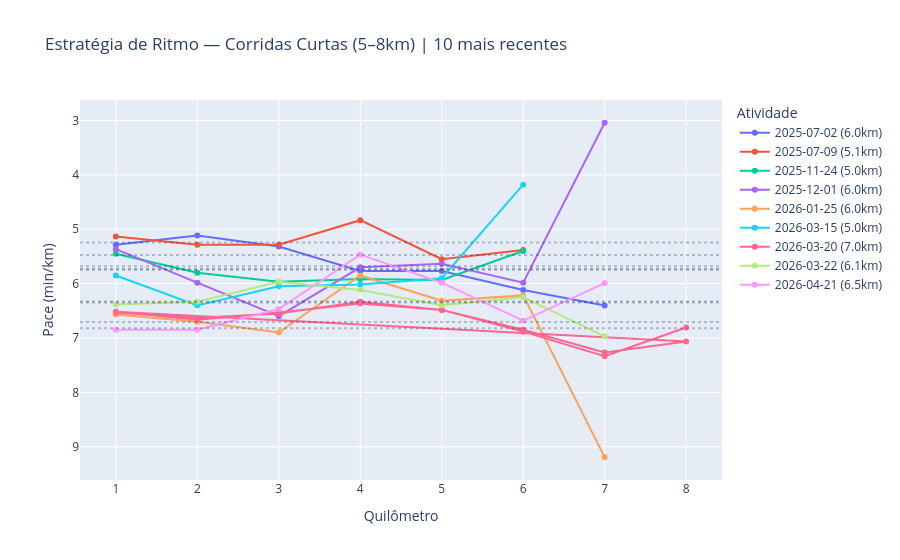

Here is the notebook cell this chart was saved with:
### Markdown cell above
---
## 📉 Pilar 4 — Estratégia de Ritmo em Corridas Curtas (5–8km)
> **Fisiologia**: Em treinos curtos e intensos, o erro clássico é o *positive split* — sair forte demais no 1º km e pagar o preço nos seguintes. O **Fator de Saída** mede quanto o 1º km foi mais rápido que a média dos demais: valores > 10% indicam gestão incorreta do esforço, elevando o lactato precocemente e comprometendo o rendimento. Um atleta experiente executa *negative split* (acelera progressivamente) ou ritmo uniforme.

### Code cell
# Corridas curtas (5–8 km): decaimento de pace split a split
q = '''
    SELECT l.activity_id, l.lap_index, l.moving_time, l.distance,
           l.average_heartrate,
           a.start_date_local, a.sport_type, a.name AS activity_name,
           a.distance AS total_dist
    FROM activity_laps l
    JOIN activities a ON l.activity_id = a.id
    WHERE a.distance BETWEEN 5000 AND 8000
      AND a.sport_type IN ('Run','TrailRun')
      AND l.distance > 0 AND l.moving_time > 0
'''
df_laps = pd.read_sql(q, conn)
df_laps['start_date_local'] = pd.to_datetime(df_laps['start_date_local'])

# Filtros dinâmicos
if DATE_START: df_laps = df_laps[df_laps['start_date_local'] >= pd.Timestamp(DATE_START)]
if DATE_END:   df_laps = df_laps[df_laps['start_date_local'] <= pd.Timestamp(DATE_END)]
if SPORT_TYPES: df_laps = df_laps[df_laps['sport_type'].isin(SPORT_TYPES)]

df_laps['pace_min_km'] = (df_laps['moving_time'] / 60) / (df_laps['distance'] / 1000)
df_laps = df_laps[df_laps['pace_min_km'].between(2.5, 15)]

print(f"{df_laps['activity_id'].nunique()} corridas curtas encontradas ({len(df_laps)} splits totais)")

# 10 corridas mais recentes para visualizar a estratégia de ritmo
recentes = df_laps.groupby('activity_id')['start_date_local'].first().nlargest(10).index
df_top = df_laps[df_laps['activity_id'].isin(recentes)].copy()
df_top['label'] = (df_top['start_date_local'].dt.strftime('%Y-%m-%d') + ' (' +
                   (df_top['total_dist']/1000).round(1).astype(str) + 'km)')

fig = px.line(
    df_top, x='lap_index', y='pace_min_km', color='label', markers=True,
    title='Estratégia de Ritmo — Corridas Curtas (5–8km) | 10 mais recentes',
    labels={'lap_index':'Quilômetro','pace_min_km':'Pace (min/km)','label':'Atividade'}
)
fig.update_yaxes(autorange='reversed')
# Linha horizontal: pace médio da atividade (referência de equilíbrio)
pace_medio = df_top.groupby('label')['pace_min_km'].mean()
for label, p in pace_medio.items():
    fig.add_hline(y=p, line_dash='dot', opacity=0.3)
fig.show()

### Figure 1 — Plotly figure (JSON) as saved in the notebook; plotly's stock layout.template omitted (floating-point values rounded to 4 significant figures)
{"data": [{"hovertemplate": "Atividade=2025-07-02 (6.0km)<br>Quilômetro=%{x}<br>Pace (min/km)=%{y}<extra></extra>", "legendgroup": "2025-07-02 (6.0km)", "line": {"color": "#636efa", "dash": "solid"}, "marker": {"symbol": "circle"}, "mode": "lines+markers", "name": "2025-07-02 (6.0km)", "orientation": "v", "showlegend": true, "type": "scatter", "x": [1, 2, 3, 4, 5, 6, 7], "xaxis": "x", "y": [5.283, 5.117, 5.317, 5.767, 5.767, 6.117, 6.404], "yaxis": "y"}, {"hovertemplate": "Atividade=2025-07-09 (5.1km)<br>Quilômetro=%{x}<br>Pace (min/km)=%{y}<extra></extra>", "legendgroup": "2025-07-09 (5.1km)", "line": {"color": "#EF553B", "dash": "solid"}, "marker": {"symbol": "circle"}, "mode": "lines+markers", "name": "2025-07-09 (5.1km)", "orientation": "v", "showlegend": true, "type": "scatter", "x": [1, 2, 3, 4, 5, 6], "xaxis": "x", "y": [5.133, 5.283, 5.283, 4.833, 5.55, 5.381], "yaxis": "y"}, {"hovertemplate": "Atividade=2025-11-24 (5.0km)<br>Quilômetro=%{x}<br>Pace (min/km)=%{y}<extra></extra>", "legendgroup": "2025-11-24 (5.0km)", "line": {"color": "#00cc96", "dash": "solid"}, "marker": {"symbol": "circle"}, "mode": "lines+markers", "name": "2025-11-24 (5.0km)", "orientation": "v", "showlegend": true, "type": "scatter", "x": [1, 2, 3, 4, 5, 6], "xaxis": "x", "y": [5.45, 5.8, 5.967, 5.917, 5.933, 5.401], "yaxis": "y"}, {"hovertemplate": "Atividade=2025-12-01 (6.0km)<br>Quilômetro=%{x}<br>Pace (min/km)=%{y}<extra></extra>", "legendgroup": "2025-12-01 (6.0km)", "line": {"color": "#ab63fa", "dash": "solid"}, "marker": {"symbol": "circle"}, "mode": "lines+markers", "name": "2025-12-01 (6.0km)", "orientation": "v", "showlegend": true, "type": "scatter", "x": [1, 2, 3, 4, 5, 6, 7], "xaxis": "x", "y": [5.367, 5.983, 6.6, 5.7, 5.633, 5.983, 3.041], "yaxis": "y"}, {"hovertemplate": "Atividade=2026-01-25 (6.0km)<br>Quilômetro=%{x}<br>Pace (min/km)=%{y}<extra></extra>", "legendgroup": "2026-01-25 (6.0km)", "line": {"color": "#FFA15A", "dash": "solid"}, "marker": {"symbol": "circle"}, "mode": "lines+markers", "name": "2026-01-25 (6.0km)", "orientation": "v", "showlegend": true, "type": "scatter", "x": [1, 2, 3, 4, 5, 6, 7], "xaxis": "x", "y": [6.567, 6.7, 6.9, 5.85, 6.317, 6.217, 9.194], "yaxis": "y"}, {"hovertemplate": "Atividade=2026-03-15 (5.0km)<br>Quilômetro=%{x}<br>Pace (min/km)=%{y}<extra></extra>", "legendgroup": "2026-03-15 (5.0km)", "line": {"color": "#19d3f3", "dash": "solid"}, "marker": {"symbol": "circle"}, "mode": "lines+markers", "name": "2026-03-15 (5.0km)", "orientation": "v", "showlegend": true, "type": "scatter", "x": [1, 2, 3, 4, 5, 6], "xaxis": "x", "y": [5.85, 6.4, 6.05, 6.017, 5.9, 4.181], "yaxis": "y"}, {"hovertemplate": "Atividade=2026-03-20 (7.0km)<br>Quilômetro=%{x}<br>Pace (min/km)=%{y}<extra></extra>", "legendgroup": "2026-03-20 (7.0km)", "line": {"color": "#FF6692", "dash": "solid"}, "marker": {"symbol": "circle"}, "mode": "lines+markers", "name": "2026-03-20 (7.0km)", "orientation": "v", "showlegend": true, "type": "scatter", "x": [1, 2, 3, 4, 5, 6, 7, 8, 1, 2, 3, 4, 5, 6, 7, 8], "xaxis": "x", "y": [6.533, 6.633, 6.55, 6.333, 6.483, 6.85, 7.267, 7.064, 6.517, 6.667, 6.533, 6.367, 6.483, 6.883, 7.333, 6.807], "yaxis": "y"}, {"hovertemplate": "Atividade=2026-03-22 (6.1km)<br>Quilômetro=%{x}<br>Pace (min/km)=%{y}<extra></extra>", "legendgroup": "2026-03-22 (6.1km)", "line": {"color": "#B6E880", "dash": "solid"}, "marker": {"symbol": "circle"}, "mode": "lines+markers", "name": "2026-03-22 (6.1km)", "orientation": "v", "showlegend": true, "type": "scatter", "x": [1, 2, 3, 4, 5, 6, 7], "xaxis": "x", "y": [6.383, 6.333, 5.967, 6.117, 6.4, 6.25, 6.969], "yaxis": "y"}, {"hovertemplate": "Atividade=2026-04-21 (6.5km)<br>Quilômetro=%{x}<br>Pace (min/km)=%{y}<extra></extra>", "legendgroup": "2026-04-21 (6.5km)", "line": {"color": "#FF97FF", "dash": "solid"}, "marker": {"symbol": "circle"}, "mode": "lines+markers", "name": "2026-04-21 (6.5km)", "orientation": "v", "showlegend": true, "type": "scatter", "x": [1, 2, 3, 4, 5, 6, 7], "xaxis": "x", "y": [6.85, 6.85, 6.467, 5.467, 5.983, 6.683, 5.99], "yaxis": "y"}], "layout": {"legend": {"title": {"text": "Atividade"}, "tracegroupgap": 0}, "shapes": [{"line": {"dash": "dot"}, "opacity": 0.3, "type": "line", "x0": 0, "x1": 1, "xref": "x domain", "y0": 5.682, "y1": 5.682, "yref": "y"}, {"line": {"dash": "dot"}, "opacity": 0.3, "type": "line", "x0": 0, "x1": 1, "xref": "x domain", "y0": 5.244, "y1": 5.244, "yref": "y"}, {"line": {"dash": "dot"}, "opacity": 0.3, "type": "line", "x0": 0, "x1": 1, "xref": "x domain", "y0": 5.745, "y1": 5.745, "yref": "y"}, {"line": {"dash": "dot"}, "opacity": 0.3, "type": "line", "x0": 0, "x1": 1, "xref": "x domain", "y0": 5.473, "y1": 5.473, "yref": "y"}, {"line": {"dash": "dot"}, "opacity": 0.3, "type": "line", "x0": 0, "x1": 1, "xref": "x domain", "y0": 6.821, "y1": 6.821, "yref": "y"}, {"line": {"dash": "dot"}, "opacity": 0.3, "type": "line", "x0": 0, "x1": 1, "xref": "x domain", "y0": 5.733, "y1": 5.733, "yref": "y"}, {"line": {"dash": "dot"}, "opacity": 0.3, "type": "line", "x0": 0, "x1": 1, "xref": "x domain", "y0": 6.707, "y1": 6.707, "yref": "y"}, {"line": {"dash": "dot"}, "opacity": 0.3, "type": "line", "x0": 0, "x1": 1, "xref": "x domain", "y0": 6.346, "y1": 6.346, "yref": "y"}, {"line": {"dash": "dot"}, "opacity": 0.3, "type": "line", "x0": 0, "x1": 1, "xref": "x domain", "y0": 6.327, "y1": 6.327, "yref": "y"}], "title": {"text": "Estratégia de Ritmo — Corridas Curtas (5–8km) | 10 mais recentes"}, "xaxis": {"anchor": "y", "domain": [0, 1], "title": {"text": "Quilômetro"}}, "yaxis": {"anchor": "x", "autorange": "reversed", "domain": [0, 1], "title": {"text": "Pace (min/km)"}}}}
